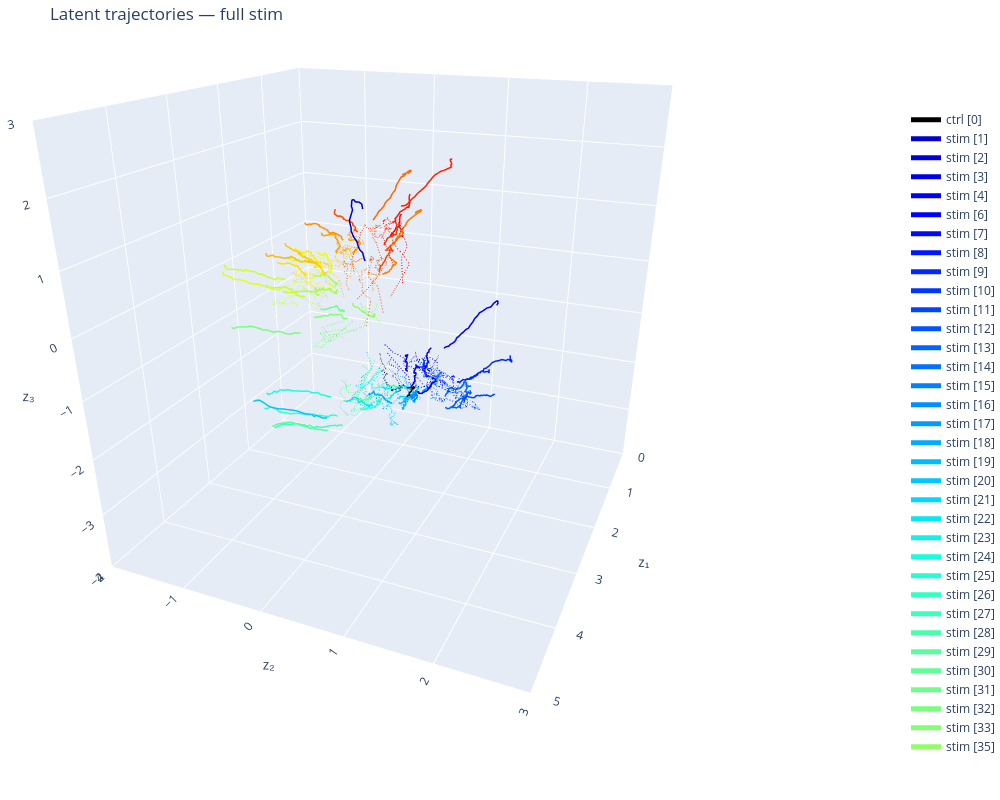

The code cell stored with this chart in its notebook:
### Code cell
# All sessions, post-stim only
fig = plot_latent_phase_portrait_sessions(
    z_by_session=z_by_session,
    centers_ms_by_session=centers_ms_by_session,
    control_indices=CONTROL_INDICES,
    alpha_trials=0.05,
    plot_sessions=None,  # or e.g. [0, 1, 2, 5]
    pre_trim_bins=0,
    post_trim_bins=0,
    epoch="full",        # "full", "pre", or "post"
    show_pre_post=True,
    show_trials=False,
    show_markers=False,
    x_range=[0, 5],
    y_range=[-2, 3],
    z_range=[-4, 3],
)
fig.update_layout(scene_camera=dict(eye=dict(x=1.75, y=0.75, z=0.75), center=dict(x=0, y=0, z=-0.2)))
fig.show()
